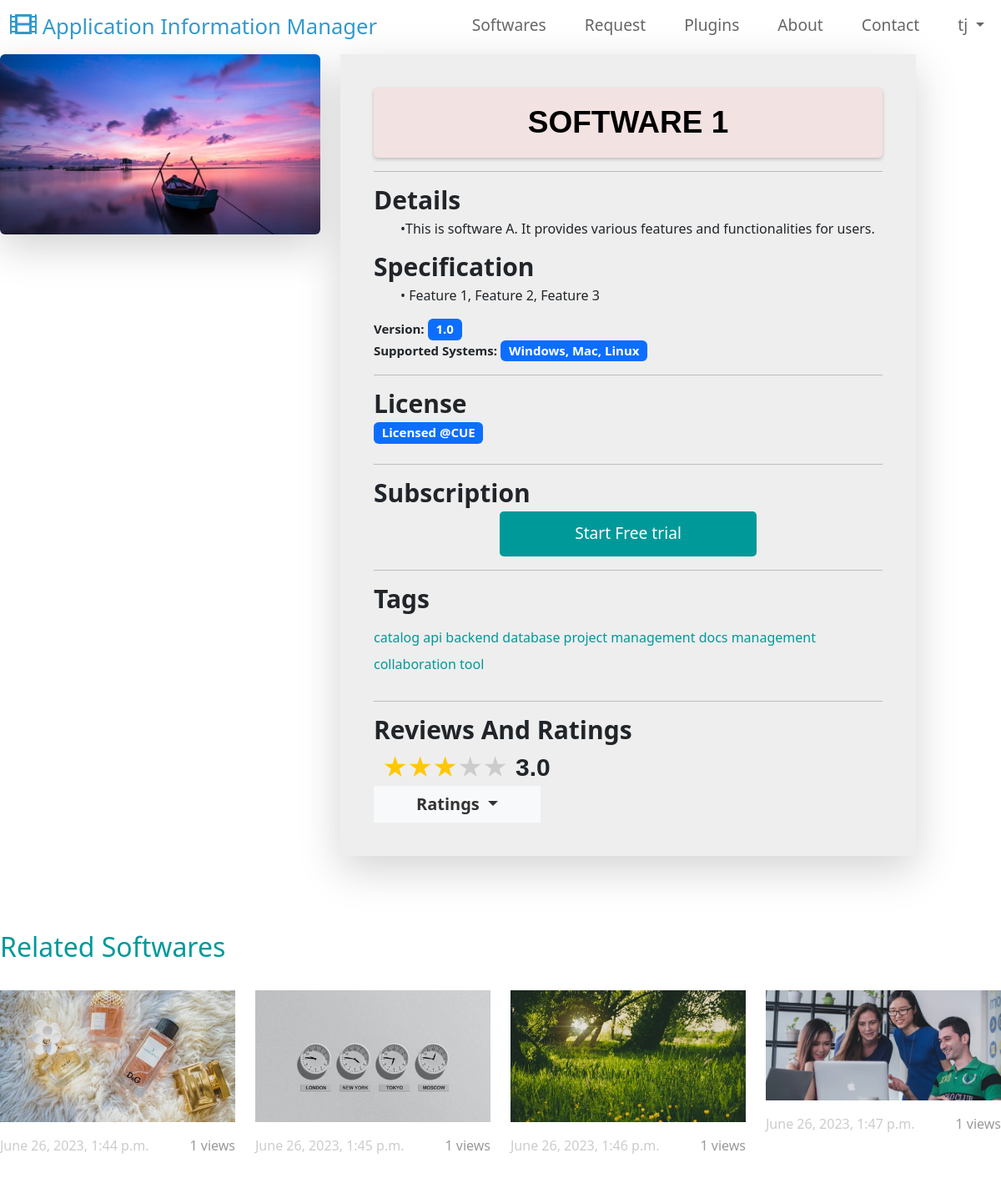
The page /catalog/home/detail/1/ (signed in) on the database its author committed.
### catalapp/models.py (models this page shows)
class Software(models.Model):
    name = models.CharField(max_length=255)
    images = models.ImageField(upload_to="software_images/")
    time_created = models.DateTimeField(auto_now_add=True)
    views = models.ManyToManyField(User, related_name="viewed_software", blank=True)
    information = models.TextField()
    features = models.TextField()
    version = models.CharField(max_length=50)
    supported_systems = models.CharField(max_length=255)
    license = models.CharField(max_length=100)
    subscription = models.ManyToManyField(Subscription, default=4)
    tags = models.ManyToManyField("Tag")
    reviews = models.ManyToManyField("Review")
    price = models.PositiveIntegerField(default=100)
    release_date = models.DateField(default='2023-02-02')
    developer = models.CharField(max_length=255,default="")
    download_link = models.URLField(default="")
    is_featured = models.BooleanField(default=False)
    is_popular = models.BooleanField(default=False)
    is_new_release = models.BooleanField(default=False)
    demo_available = models.BooleanField(default=False)
    documentation_link = models.URLField(default="")
    video_link = models.URLField(default="")
    def __str__(self):
        return self.name

### catalapp/views.py (the view)
@login_required
def softwaredetails(request, software_id):
    user = request.user
    software = Software.objects.get(id=software_id)
    if user in software.views.all():
        pass
    else:
        software.views.add(user)
        software.save()
    reviews = Review.objects.filter(software__id=software_id)
    avg=Review.objects.filter(software__id=software_id).aggregate(Avg('rating'))
    total_reviews = reviews.count()
    rating_counts = reviews.values('rating').annotate(count=Count('rating')).order_by('rating')
    rating_data = []
    for rating_count in rating_counts:
        rating_percentage = (rating_count['count'] / total_reviews) * 100
        rating_data.append({
            'rating': rating_count['rating'],
            'count': rating_count['count'],
            'percentage': rating_percentage,
        })
    related_software = get_related_software(software_id)
    print(related_software)
    return render(request, "softwaredetails.html", context={"software": software,"related":related_software,"ratings":avg,"rating_context":rating_data})

### catalapp/views.py (called while the page is built)
def get_related_software(current_software_id, num_recommendations=4):
    current_software = Software.objects.get(id=current_software_id)
    users_viewed_current_software = current_software.views.all()
    related_software = Software.objects.filter(views__in=users_viewed_current_software)\
                                       .exclude(id=current_software_id)\
                                       .annotate(view_count=Count('views'))\
                                       .order_by('-view_count')[:num_recommendations]
    return related_software

### catalapp/templates/softwaredetails.html (shortened to what this page needs)
{% extends 'base.html' %}
{% load static %}
{% block content %}
<div class="row tm-mb-90">
    <div class="col-xl-4 col-lg-5 col-md-6 col-sm-12 ">
        <center><img src="{{ software.images.url }}" alt="Image" class="img-fluid rounded shadow-lg"
                style="max-width: 100%; height: auto;"></center>
    </div>
    <div class="col-xl-7 col-lg-7 col-md-8 col-sm-12 order-lg-1">
        <div class="tm-bg-gray tm-video-details rounded-lg shadow-lg">
            <h1 style="font-family: 'Helvetica', sans-serif;
            font-size: 37px;
            font-weight: bold;
            color: #000000;
            text-transform: uppercase;
            text-align: center;
            background-color: #f3e2e2;
            padding: 20px;
            margin: 0;
            border-radius: 5px;
            box-shadow: 0 2px 4px rgba(0, 0, 0, 0.2); font-weight: bold;">{{ software.name}}</h1>
            <hr>
            <h3 class="tm-text-black-dark mb-1" style="font-size: 30px; font-weight: bold;">Details</h3>
            <ul>&#x2022;{{ software.information}}</ul>
            <p>
            <h3 class="tm-text-black-dark mb-1" style="font-size: 30px; font-weight: bold;">Specification</h3>
            <ul>&#x2022; {{ software.features}}</ul>
            </p>
            <span class="tm-text-black-dark" style="font-size: 15px; font-weight: bold;">Version:</span>
            <span class="badge bg-primary" style="font-size: 15px">{{ software.version }}</span><br>
            <span class=" tm-text-black-dark" style="font-size: 15px; font-weight: bold;">Supported
                Systems:</span>
            <span class="badge bg-primary" style="font-size: 15px">{{ software.supported_systems}}</span><br>
            <hr>
            <div class="mb-4">
                <h3 class="tm-text-black-dark mb-1" style="font-size: 30px; font-weight: bold;">License</h3>
                <span class="badge bg-primary" style="font-size: 15px">Licensed @CUE</span>
            </div>
            <hr>
            <h3 class="tm-text-black-dark mb-1" style="font-size: 30px; font-weight: bold;">Subscription</h3>
            <div class="text-center mb-1">
                <a href="{% url 'catalapp:subscription' software_id=software.pk%}" class="btn btn-primary tm-btn-big">Start Free trial</a>
            </div>
            <hr>
            <div class="mb-4">
                <h3 class="tm-text-black-dark mb-3" style="font-size: 30px; font-weight: bold;">Tags</h3>
                <a href="#" class="tm-text-primary mr-4 mb-2 d-inline-block">catalog</a>
                <a href="#" class="tm-text-primary mr-4 mb-2 d-inline-block">api</a>
                <a href="#" class="tm-text-primary mr-4 mb-2 d-inline-block">backend</a>
                <a href="#" class="tm-text-primary mr-4 mb-2 d-inline-block">database</a>
                <a href="#" class="tm-text-primary mr-4 mb-2 d-inline-block">project management</a>
                <a href="#" class="tm-text-primary mr-4 mb-2 d-inline-block">docs management</a>
                <a href="#" class="tm-text-primary mr-4 mb-2 d-inline-block">collaboration tool</a>
            </div>
            <hr>
            <h3 class="tm-text-black-dark mb-1" style="font-size: 30px; font-weight: bold;">Reviews And Ratings
            </h3>
            {% with rating=ratings.rating__avg %}
            <label
                style="font-family: 'Helvetica', sans-serif;font-size: 30px; font-weight: bold;">{{ratings.rating__avg}}</label>
            <div class="rate">
                <label for="star5" title="text">5 stars</label>
                <label for="star4" title="text">4 stars</label>
                <label for="star3" title="text">3 stars</label>
                <label for="star2" title="text">2 stars</label>
                <label for="star1" title="text">1 star</label>
            </div>
            <div class="dropdown">
                <button class="btn btn-secondary dropdown-toggle elegant-dropdown" type="button" id="dropdownMenu2"
                    data-toggle="dropdown" aria-haspopup="true" aria-expanded="false">
                    Ratings
                </button>
            </div>
            {% endwith %}
        </div>
    </div>
</div>
<div class="row mb-4">
    <h2 class="col-12 tm-text-primary">
        Related Softwares
    </h2>
</div>
<div class="row mb-3 tm-gallery">
    {% for software in related %}
    <div class="col-xl-3 col-lg-4 col-md-6 col-sm-6 col-12 mb-5">
        <figure class="effect-ming tm-video-item">
            <img src="{{ software.images.url }}" alt="Image" class="img-fluid">
            <figcaption class="d-flex align-items-center justify-content-center">
            </figcaption>
        </figure>
        <div class="d-flex justify-content-between tm-text-gray">
            <span class="tm-text-gray-light">{{ software.time_created }}</span>
            <span>{{ software.views.all.count }} views</span>
        </div>
    </div>
    {% endfor %}
</div>
{% endblock %}

### catalapp/templates/base.html (shortened to what this page needs)
{% load static %}
<!DOCTYPE html>
<html lang="en">
<head>
    <link rel="stylesheet" type="text/css" href="{% static 'catalapp/css/bootstrap.min.css' %}">
    <link rel="stylesheet" type="text/css" href="{% static 'catalapp/css/templatemo-style.css' %}">
    <link rel="stylesheet" type="text/css" href="{% static 'catalapp/fontawesome/css/all.min.css' %}">
</head>
<body>
    <nav class="navbar navbar-expand-lg">
        <div class="container-fluid">
            <a class="navbar-brand" href="{% url 'catalapp:home' %}">
                <i class="fas fa-film mr-2"></i>
                Application Information Manager
            </a>
            <div class="collapse navbar-collapse justify-content-end" id="navbarSupportedContent">
                <ul class="navbar-nav ml-auto mb-2 mb-lg-0">
                    <li class="nav-item">
                        <a class="nav-link nav-link-1" href="{% url 'catalapp:home' %}">Softwares</a>
                    </li>
                    <li class="nav-item">
                        <a class="nav-link nav-link-1" href="{% url 'catalapp:request' %}">Request</a>
                    </li>
                    <li class="nav-item">
                        <a class="nav-link nav-link-2" href="{% url 'catalapp:plugins' %}">Plugins</a>
                    </li>
                    <li class="nav-item">
                        <a class="nav-link nav-link-3" href="{% url 'catalapp:about' %}">About</a>
                    </li>
                    <li class="nav-item">
                        <a class="nav-link nav-link-4" href="{% url 'catalapp:contact' %}">Contact</a>
                    </li>
                    {% if user.is_authenticated %}
                    <li class="nav-item dropdown">
                        <a class="nav-link dropdown-toggle" href="#" id="navbarDropdown" role="button"
                            data-toggle="dropdown" aria-haspopup="true" aria-expanded="false">
                            {{ user.username }}
                        </a>
                    </li>
                    {% else %}
                    <li class="nav-item">
                        <a class="nav-link nav-link-4" href="{% url 'catalapp:login' %}">Register/Login</a>
                    </li>
                    {% endif %}
                </ul>
            </div>
        </div>
    </nav>
    {% block content %}
    {% endblock %}
</body>
</html>

### catalapp/static/catalapp/css/templatemo-style.css (style rules this page uses)
p { line-height: 1.8; }
a { text-decoration: none; transition: all 0.3s ease; }
.container-fluid { max-width: 1770px; }
.btn { border-radius: 0; }
.btn-primary { background-color: #009999; border: 0; border-radius: 5px; padding: 12px 50px 14px; font-size: 1.2rem; }
.tm-btn-big { padding: 12px 90px 14px; }
.navbar-brand { color: #3399CC; font-size: 1.6rem; }
.navbar-brand i { font-size: 2rem; }
.tm-mb-90 { margin-bottom: 90px; }
.tm-text-primary { color: #009999; }
.tm-bg-gray { background-color: #EEEEEE; }
.nav-item { margin-right: 30px; }
.nav-item:last-child { margin-right: 0; }
.nav-link { color: #666666; border-bottom: 4px solid transparent; font-size: 1.2rem; }
p, .tm-text-gray { color: #999; }
.tm-text-gray-light { color: #CCC; }
.tm-video-item { position: relative; overflow: hidden; text-align: center; cursor: pointer; }
.tm-video-item img { position: relative; display: block; min-height: 100%; max-width: 100%; opacity: 0.8; }
.tm-video-item figcaption { padding: 2em; color: #fff; text-transform: uppercase; font-size: 1.25em; -webkit-backface-visibility: hidden; backface-visibility: hidden; }
.tm-video-item figcaption::before, .tm-video-item figcaption::after { pointer-events: none; }
.tm-video-item figcaption, .tm-video-item figcaption > a { position: absolute; top: 0; left: 0; width: 100%; height: 100%; }
figure.effect-ming { background: #030c17; }
figure.effect-ming img { opacity: 0.9; -webkit-transition: opacity 0.35s; transition: opacity 0.35s; }
figure.effect-ming figcaption::before { position: absolute; top: 30px; right: 30px; bottom: 30px; left: 30px; border: 2px solid #fff; box-shadow: 0 0 0 30px rgba(255,255,255,0.2); content: ''; opacity: 0; -webkit-transition: opacity 0.35s, -webkit-transform 0.35s; transition: opacity 0.35s, transform 0.35s; -webkit-transform: scale3d(1.4,1.4,1); transform: scale3d(1.4,1.4,1); }
.tm-video-details { height: 100%; padding: 40px; }

### catalapp/templates/softwaredetails.html (style rules this page uses)
* { margin: 0; padding: 0; }
.rate { float: left; height: 12px; padding: 0 10px; }
.rate:not(:checked)>label { float: right; width: 1em; overflow: hidden; white-space: nowrap; cursor: pointer; font-size: 30px; color: #ccc; }
.rate:not(:checked)>label:before { content: '★ '; }
.rate>input:checked~label { color: #ffc700; }
.elegant-dropdown { font-size: 20px; font-weight: bold; background-color: #f8f9fa; border-color: #f8f9fa; color: #333; width: 200px; }

### rows shown on the page
Software: images (picture), name "SOFTWARE 1", information "This is software A. It provides various features and functionalities for users.", features "Feature 1, Feature 2, Feature 3", version "1.0", supported_systems "Windows, Mac, Linux"
Software: images (picture), time_created "June 26, 2023, 1:44 p.m.", views.all.count "1"
Software: images (picture), time_created "June 26, 2023, 1:45 p.m.", views.all.count "1"
Software: images (picture), time_created "June 26, 2023, 1:46 p.m.", views.all.count "1"
Software: images (picture), time_created "June 26, 2023, 1:47 p.m.", views.all.count "1"

### other values the page prints
{{ user.username }} "tj"
{{ ratings.rating__avg }} "3.0"
